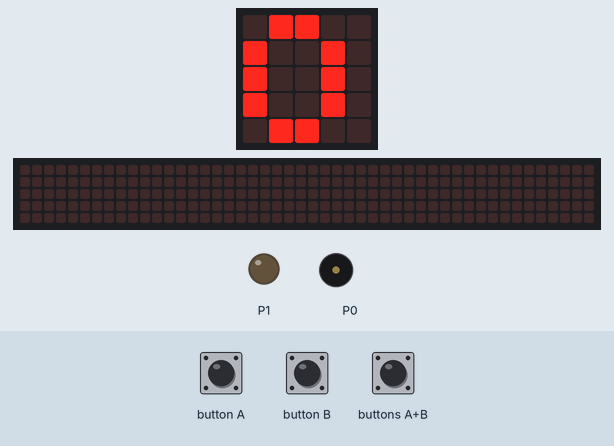
This program was run on a simulated BBC micro:bit (MakeCode). Parts: the board's 5×5 LED display, a strip that is not on the board, showing the scrolling text unrolled, output pins drawn as LEDs (lit = HIGH), buzzer (waves = sounding). Dashed ring = blinking. The test bench sets the inputs (shaded band). The 48×5 strip is a reading aid, not a part: it shows the text the display is scrolling, unrolled, one strip-width of it at a time.

Above: at 1.2 s.
1.3 s: button B pressed for 0.15 s
At 1.92 s:
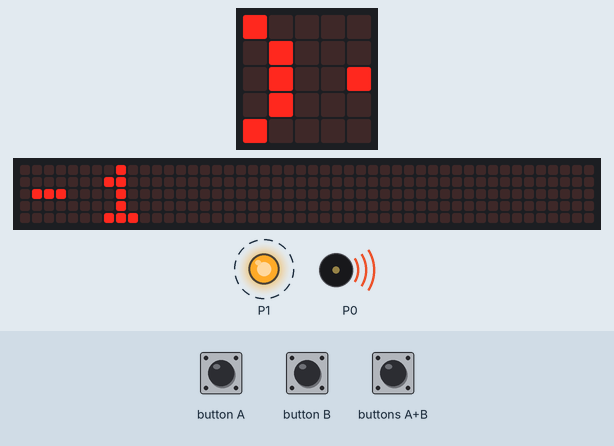
2.0 s: button A pressed for 0.15 s
At 2.36 s:
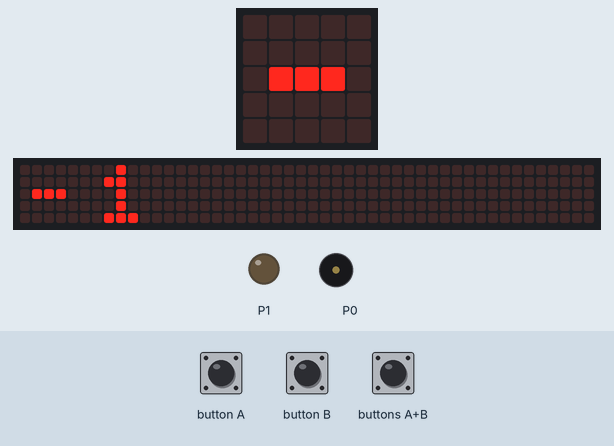
2.7 s: button A pressed for 0.15 s
At 3.11 s:
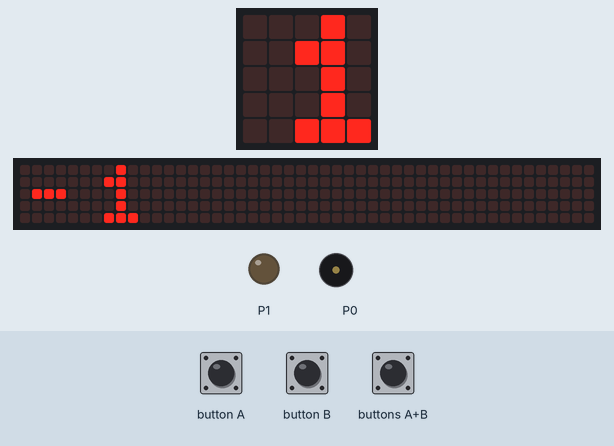
3.4 s: buttons A+B pressed for 0.15 s
At 4.01 s:
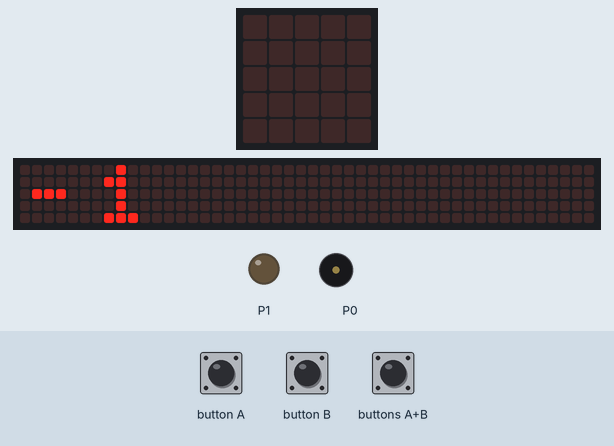
4.1 s: button A pressed for 0.15 s
At 4.7 s:
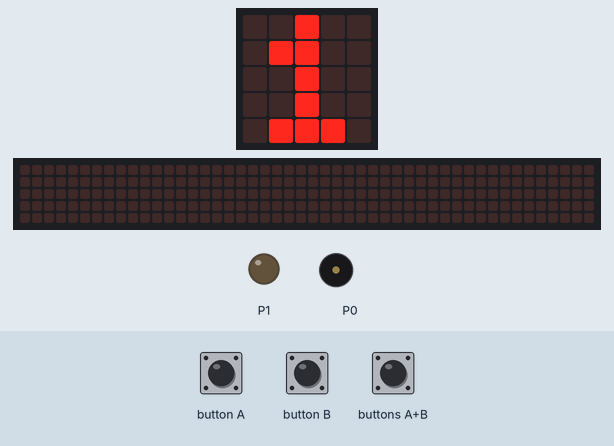
4.8 s: buttons A+B pressed for 1 s
At 5.43 s:
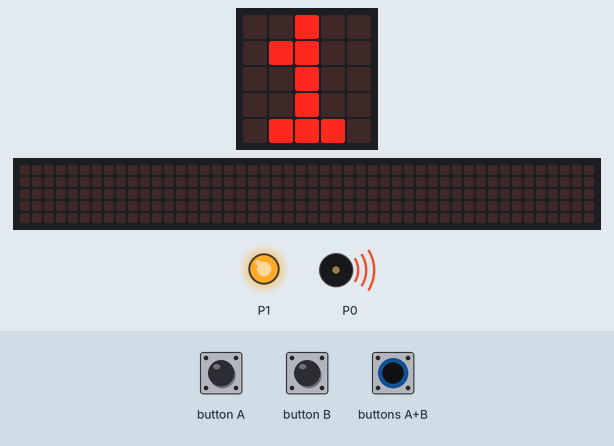
Timing chart, 0 to 7.8 s (numbered marks = the images above; inputs shaded):
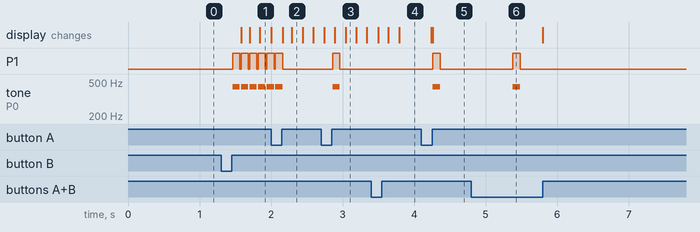

Measured:
- after the input at 1.3 s, P1: alternates HIGH for 0.10 s and LOW for 0.02 s, starting after 0.16 s; tone on P0: alternates 440 Hz for 0.10 s and silent for 0.02 s, starting after 0.16 s; the display: first changes after 0.28 s (image 1 shows a later state)
- after the input at 2.0 s, P1: goes on until 2.2 s, then stays LOW; tone on P0: goes on until 2.2 s, then stays silent
- after the input at 2.7 s, P1: LOW → HIGH after 0.16 s, → LOW 0.10 s later; tone on P0: silent → 440 Hz after 0.16 s, → silent 0.10 s later
- after the input at 3.4 s, P1: stays LOW (without the input it goes to HIGH after 0.58 s); tone on P0: stays silent (without the input it goes to 440 Hz after 0.58 s)
- after the input at 4.1 s, P1: LOW → HIGH after 0.16 s, → LOW 0.10 s later; tone on P0: silent → 440 Hz after 0.16 s, → silent 0.10 s later
- after the input at 4.8 s, P1: goes on until 5.5 s, then stays LOW; tone on P0: goes on until 5.5 s, then stays silent

The program:

main.ts
```typescript
input.onButtonPressed(Button.A, function () {
    tal = tal + 1
})
input.onButtonPressed(Button.AB, function () {
    tal = 0
})
input.onButtonPressed(Button.B, function () {
    tal = tal - 1
})
let tal = 0
tal = 0
basic.forever(function () {
    basic.showString("" + (tal))
})
basic.forever(function () {
    if (tal) {
        pins.digitalWritePin(DigitalPin.P1, 1)
        music.ringTone(440)
        basic.pause(100)
        music.stopAllSounds()
        pins.digitalWritePin(DigitalPin.P1, 0)
        basic.pause(tal * 1000)
    }
})
```

test.ts
```typescript
// test ender her, dette bliver ikke kompileret, når denne pakke bruges som en udvidelse.
```
